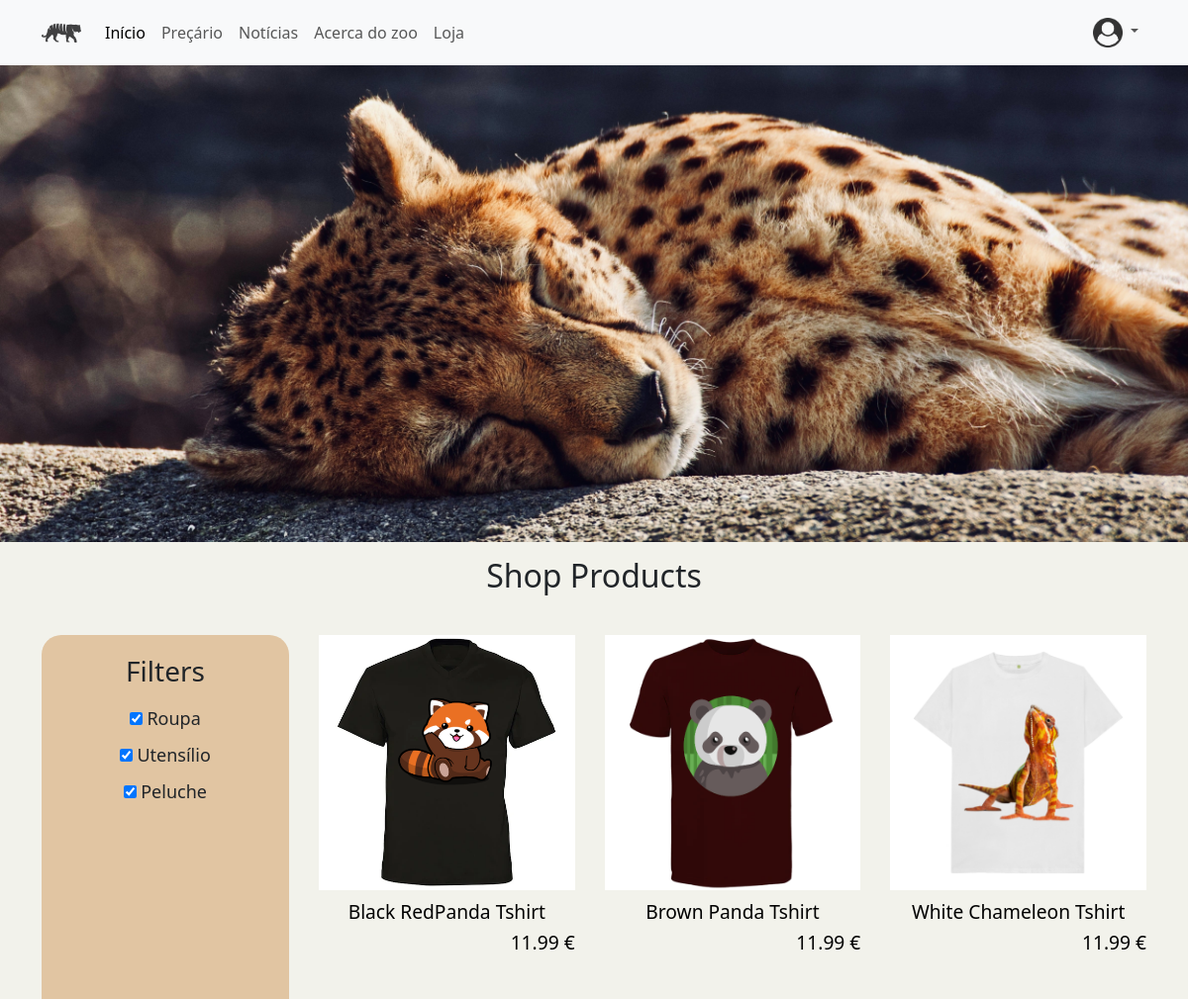
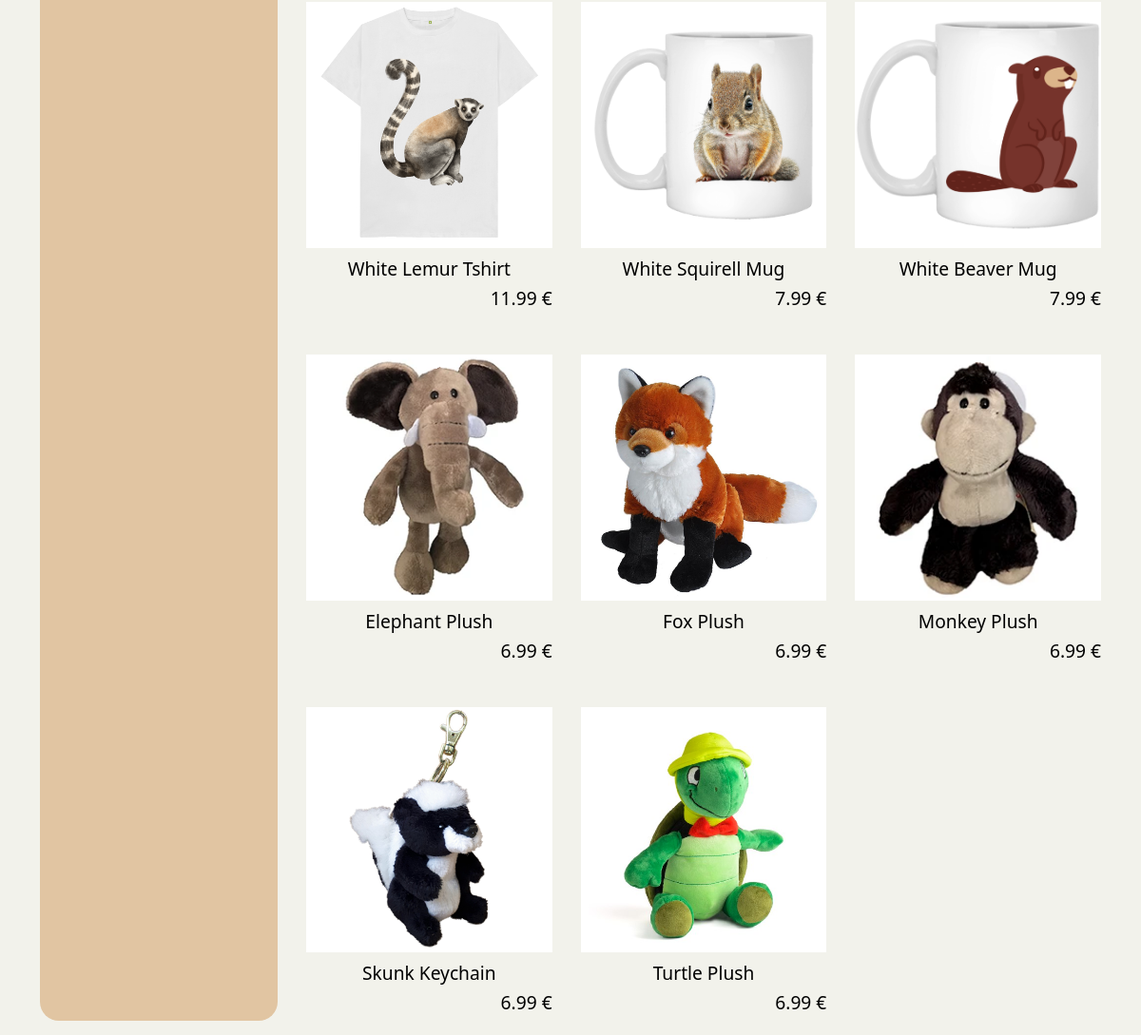
Page /shop on the committed database (2 pictures, top to bottom).
### ZOO_App/models.py (models this page shows)
class Produto(models.Model):
    designacao = models.CharField(max_length=50)
    preco = models.FloatField()
    categoria = models.CharField(max_length=50)
    imagem = models.FileField(upload_to="Products", null=True)
    descricao = models.CharField(max_length=100)
    ativo = models.BooleanField(default=True)

### ZOO_App/views.py (the view)
# urls.py: path('shop',views.render_shop, name='shop'),
def render_shop(request):
    product_list = Produto.objects.filter(ativo=True)
    product_types=  []
    for product in product_list:
        if product.categoria not in product_types:
            product_types.append(product.categoria)
    if request.user.is_authenticated:
        list = getProductsInCart(request)
        context = {'product_list': product_list,'all' :list, "product_types": product_types
        }
        return render(request, 'ZOO_App/shop_archive.html', context)
    context = {'product_list': product_list, "product_types": product_types
    }
    return render(request, 'ZOO_App/shop_archive.html', context)

### ZOO_App/templates/ZOO_App/shop_archive.html (shortened to what this page needs)
{%extends "./index.html"%}
{% load static %}
{%block head%}
<link rel="stylesheet" href="{%static 'css\styleShop.css' %}">
    <link href='https://unpkg.com/boxicons@2.1.4/css/boxicons.min.css' rel='stylesheet'>
{%endblock%}
{%block conteudo%}
<body>
    <img
    src="{%static 'Animals\leopard2.jpg' %}"
    alt="ups"
    style="width: 100%; height: auto"
  />
        <section class="shop container">
                <h2 class="section-title">Shop Products</h2>
            <div class="shop-content-w-filter">
                <aside class="filters text-center" style="background-color: rgb(225, 197, 162); margin-top: 10px; border-radius: 20px;">
                    <h3 style="margin-top: 20px;">Filters</h3>
                    {% for produto in product_types %}
                    <input type="checkbox" id="type1" name="type1" value="{{produto}}" checked onchange="checkFilters(this)">
                    <label for="type1" style="font-size: large; margin-top: 10px;"> {{produto}}</label><br>
                    {% endfor %}
                </aside>
                <div class="shop-content">
                    {% for produto in product_list %}
                        <a class="product-box" name="{{produto.categoria}}" href="{% url 'ZOO_App:produto' produto.id%}">
                            <img src="{{ produto.imagem.url }}" alt="" class="product-image">
                            <h2 class="product-title">{{produto.designacao}}</h2>
                            <h4 class="product-price"> {{produto.preco}} € </h4>
                        </a>
                    {% endfor %}
                </div>
            </div>
        </section>
    {% endblock %}

### ZOO_App/static/css/styleShop.css (style rules this page uses)
.section-title, .cart-title { text-align: center; margin-bottom: 30px; }
.shop { margin-top: 15px; margin-bottom: 15px; }
.product-image, .product-title { width: 100%; }
.product-image { aspect-ratio: 1 / 1; }
.product-title { font-size:larger; text-align: center; margin-top: 10px; }
.product-price { font-size:larger; text-align: right; }
.shop-content-w-filter { display: grid; grid-template-columns: repeat(auto-fit, minmax(250px, auto)); gap: 30px; }
.shop-content { display: grid; grid-template-columns: repeat(auto-fit, minmax(250px, auto)); gap: 30px; }
.product-box { margin-top: 10px; text-decoration: none ; color: black; }

### ZOO_App/templates/ZOO_App/index.html (style rules this page uses)
a { text-decoration: none; }
body { padding: 0px; margin: 0px; width: 100%; background-color: rgb(242, 242, 235); }

### rows in the picture
Produto: product_types "Roupa", shows a picture, designacao "Black RedPanda Tshirt", preco "11.99"
Produto: product_types "Utensílio", shows a picture, designacao "White Squirell Mug", preco "7.99"
Produto: product_types "Peluche", shows a picture, designacao "Elephant Plush", preco "6.99"
Produto: shows a picture, designacao "Brown Panda Tshirt", preco "11.99"
Produto: shows a picture, designacao "White Chameleon Tshirt", preco "11.99"
Produto: shows a picture, designacao "White Lemur Tshirt", preco "11.99"
Produto: shows a picture, designacao "White Beaver Mug", preco "7.99"
Produto: shows a picture, designacao "Fox Plush", preco "6.99"
Produto: shows a picture, designacao "Monkey Plush", preco "6.99"
Produto: shows a picture, designacao "Skunk Keychain", preco "6.99"
Produto: shows a picture, designacao "Turtle Plush", preco "6.99"
